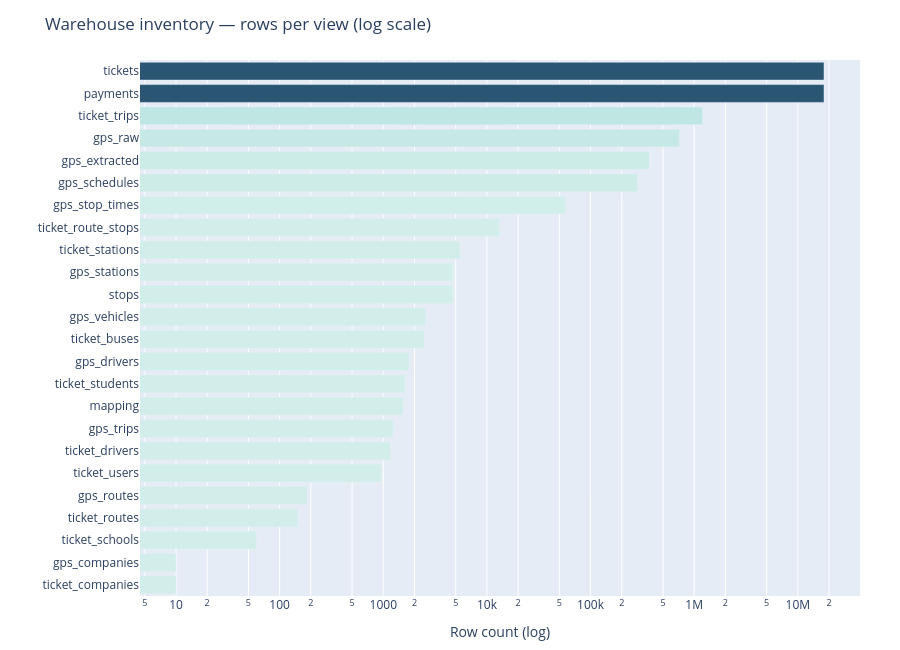

This figure's notebook cell:
### Code cell
# Visualise the inventory: rows per view on a log scale
fig = px.bar(
    inv.sort_values('rows'),
    x='rows', y='view', orientation='h', log_x=True,
    title='Warehouse inventory — rows per view (log scale)',
    labels={'rows':'Row count (log)', 'view':''},
    color='rows', color_continuous_scale='Teal',
    height=650,
)
fig.update_layout(coloraxis_showscale=False, margin=dict(l=140,r=40,t=60,b=40))
fig.show()

### Figure 1 — Plotly figure (JSON) as saved in the notebook; plotly's stock layout.template omitted (floating-point values rounded to 4 significant figures)
{"data": [{"hovertemplate": "Row count (log)=%{marker.color}<br>=%{y}<extra></extra>", "legendgroup": "", "marker": {"color": [10, 10, 60, 149, 184, 952, 1173, 1244, 1547, 1615, 1764, 2490, 2550, 4710, 4710, 5502, 13226, 56969, 283012, 369887, 720088, 1205482, 17882648, 17883623], "coloraxis": "coloraxis", "pattern": {"shape": ""}}, "name": "", "orientation": "h", "showlegend": false, "textposition": "auto", "type": "bar", "x": [10, 10, 60, 149, 184, 952, 1173, 1244, 1547, 1615, 1764, 2490, 2550, 4710, 4710, 5502, 13226, 56969, 283012, 369887, 720088, 1205482, 17882648, 17883623], "xaxis": "x", "y": ["ticket_companies", "gps_companies", "ticket_schools", "ticket_routes", "gps_routes", "ticket_users", "ticket_drivers", "gps_trips", "mapping", "ticket_students", "gps_drivers", "ticket_buses", "gps_vehicles", "stops", "gps_stations", "ticket_stations", "ticket_route_stops", "gps_stop_times", "gps_schedules", "gps_extracted", "gps_raw", "ticket_trips", "payments", "tickets"], "yaxis": "y"}], "layout": {"barmode": "relative", "coloraxis": {"colorbar": {"title": {"text": "Row count (log)"}}, "colorscale": [[0.0, "rgb(209, 238, 234)"], [0.1667, "rgb(168, 219, 217)"], [0.3333, "rgb(133, 196, 201)"], [0.5, "rgb(104, 171, 184)"], [0.6667, "rgb(79, 144, 166)"], [0.8333, "rgb(59, 115, 143)"], [1.0, "rgb(42, 86, 116)"]], "showscale": false}, "height": 650, "legend": {"tracegroupgap": 0}, "margin": {"b": 40, "l": 140, "r": 40, "t": 60}, "title": {"text": "Warehouse inventory — rows per view (log scale)"}, "xaxis": {"anchor": "y", "domain": [0.0, 1.0], "title": {"text": "Row count (log)"}, "type": "log"}, "yaxis": {"anchor": "x", "domain": [0.0, 1.0], "title": {"text": ""}}}}
